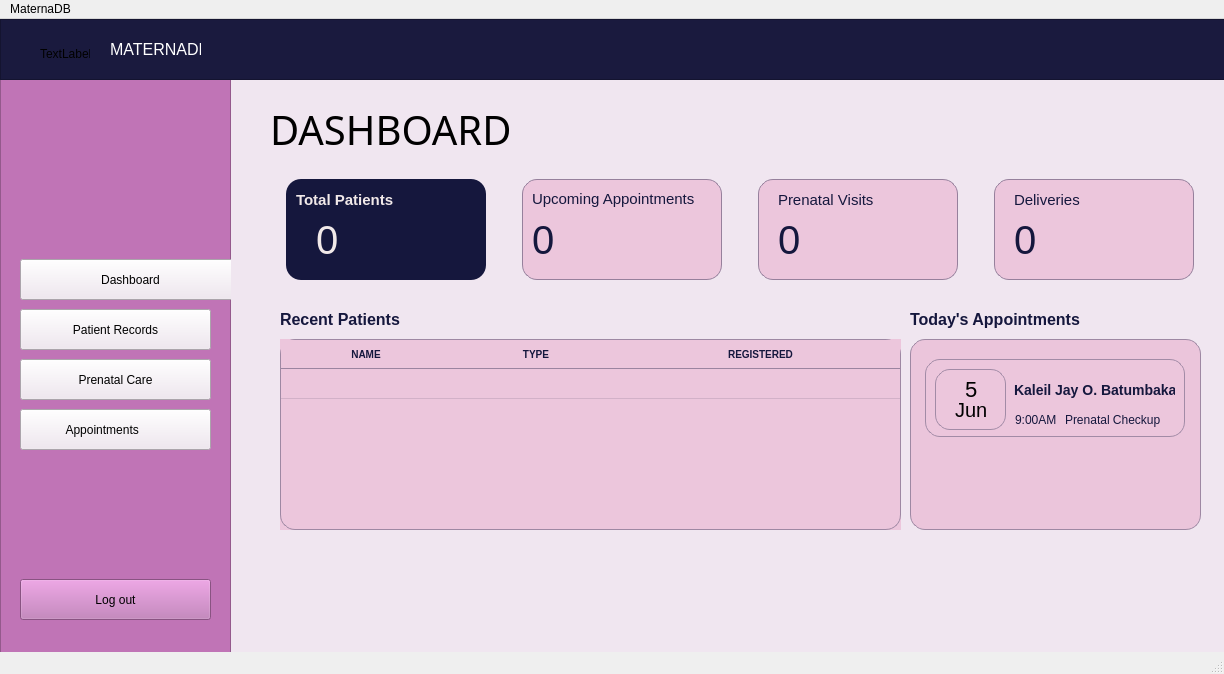
<?xml version="1.0" encoding="UTF-8"?>
<ui version="4.0">
 <class>MainWindow</class>
 <widget class="QMainWindow" name="MainWindow">
  <property name="geometry">
   <rect>
    <x>0</x>
    <y>0</y>
    <width>1224</width>
    <height>674</height>
   </rect>
  </property>
  <property name="windowTitle">
   <string>MainWindow</string>
  </property>
  <property name="styleSheet">
   <string notr="true"/>
  </property>
  <widget class="QWidget" name="centralwidget">
   <widget class="QFrame" name="frame">
    <property name="geometry">
     <rect>
      <x>0</x>
      <y>60</y>
      <width>231</width>
      <height>581</height>
     </rect>
    </property>
    <property name="styleSheet">
     <string notr="true"> background-color: rgb(192, 116, 182)</string>
    </property>
    <property name="frameShape">
     <enum>QFrame::StyledPanel</enum>
    </property>
    <property name="frameShadow">
     <enum>QFrame::Raised</enum>
    </property>
    <widget class="QPushButton" name="pushButton">
     <property name="geometry">
      <rect>
       <x>20</x>
       <y>180</y>
       <width>221</width>
       <height>41</height>
      </rect>
     </property>
     <property name="styleSheet">
      <string notr="true">background-color: rgb(240, 230, 240)</string>
     </property>
     <property name="text">
      <string>Dashboard</string>
     </property>
    </widget>
    <widget class="QPushButton" name="pushButton_2">
     <property name="geometry">
      <rect>
       <x>20</x>
       <y>230</y>
       <width>191</width>
       <height>41</height>
      </rect>
     </property>
     <property name="styleSheet">
      <string notr="true">background-color: rgb(240, 230, 240)</string>
     </property>
     <property name="text">
      <string>Patient Records</string>
     </property>
    </widget>
    <widget class="QPushButton" name="pushButton_3">
     <property name="geometry">
      <rect>
       <x>20</x>
       <y>280</y>
       <width>191</width>
       <height>41</height>
      </rect>
     </property>
     <property name="styleSheet">
      <string notr="true">background-color: rgb(240, 230, 240)</string>
     </property>
     <property name="text">
      <string>Prenatal Care</string>
     </property>
    </widget>
    <widget class="QPushButton" name="pushButton_4">
     <property name="geometry">
      <rect>
       <x>20</x>
       <y>330</y>
       <width>191</width>
       <height>41</height>
      </rect>
     </property>
     <property name="styleSheet">
      <string notr="true">background-color: rgb(240, 230, 240)</string>
     </property>
     <property name="text">
      <string>Appointments        </string>
     </property>
    </widget>
    <widget class="QPushButton" name="pushButton_5">
     <property name="geometry">
      <rect>
       <x>20</x>
       <y>500</y>
       <width>191</width>
       <height>41</height>
      </rect>
     </property>
     <property name="text">
      <string>Log out</string>
     </property>
    </widget>
   </widget>
   <widget class="QFrame" name="frame_2">
    <property name="geometry">
     <rect>
      <x>0</x>
      <y>0</y>
      <width>1231</width>
      <height>61</height>
     </rect>
    </property>
    <property name="styleSheet">
     <string notr="true">background-color: rgb(26, 26, 62)
</string>
    </property>
    <property name="frameShape">
     <enum>QFrame::StyledPanel</enum>
    </property>
    <property name="frameShadow">
     <enum>QFrame::Raised</enum>
    </property>
    <widget class="QLabel" name="label_2">
     <property name="geometry">
      <rect>
       <x>110</x>
       <y>20</y>
       <width>91</width>
       <height>21</height>
      </rect>
     </property>
     <property name="font">
      <font>
       <family>Segoe UI</family>
       <pointsize>12</pointsize>
       <bold>false</bold>
      </font>
     </property>
     <property name="styleSheet">
      <string notr="true">color: rgb(255, 255, 255);</string>
     </property>
     <property name="text">
      <string>MATERNADB</string>
     </property>
    </widget>
    <widget class="QLabel" name="logo">
     <property name="geometry">
      <rect>
       <x>40</x>
       <y>10</y>
       <width>50</width>
       <height>50</height>
      </rect>
     </property>
     <property name="sizePolicy">
      <sizepolicy hsizetype="Expanding" vsizetype="Expanding">
       <horstretch>0</horstretch>
       <verstretch>0</verstretch>
      </sizepolicy>
     </property>
     <property name="minimumSize">
      <size>
       <width>50</width>
       <height>50</height>
      </size>
     </property>
     <property name="text">
      <string>TextLabel</string>
     </property>
    </widget>
   </widget>
   <widget class="QFrame" name="frame_3">
    <property name="geometry">
     <rect>
      <x>230</x>
      <y>60</y>
      <width>1001</width>
      <height>601</height>
     </rect>
    </property>
    <property name="font">
     <font>
      <family>Nirmala UI Semilight</family>
     </font>
    </property>
    <property name="styleSheet">
     <string notr="true">background-color: rgb(240, 230, 240)</string>
    </property>
    <property name="frameShape">
     <enum>QFrame::StyledPanel</enum>
    </property>
    <property name="frameShadow">
     <enum>QFrame::Raised</enum>
    </property>
    <widget class="QLabel" name="label">
     <property name="geometry">
      <rect>
       <x>40</x>
       <y>20</y>
       <width>321</width>
       <height>61</height>
      </rect>
     </property>
     <property name="font">
      <font>
       <family>Arial Black</family>
       <pointsize>30</pointsize>
      </font>
     </property>
     <property name="text">
      <string>DASHBOARD</string>
     </property>
    </widget>
    <widget class="QTableWidget" name="patient_table">
     <property name="geometry">
      <rect>
       <x>50</x>
       <y>260</y>
       <width>621</width>
       <height>191</height>
      </rect>
     </property>
     <property name="minimumSize">
      <size>
       <width>621</width>
       <height>191</height>
      </size>
     </property>
     <property name="maximumSize">
      <size>
       <width>700</width>
       <height>200</height>
      </size>
     </property>
     <property name="autoFillBackground">
      <bool>true</bool>
     </property>
     <property name="styleSheet">
      <string notr="true">QTableWidget {
    background-color:rgb(236, 198, 220);
    border: 1px solid rgb(158, 136, 163);
    border-radius: 15px;
}

QTableWidget::item {
    background-color: rgb(236, 198, 220);
    color: rgb(21, 23, 61);
    padding: 8px;
    border: none;
    border-bottom: 1px solid rgb(210, 177, 200);
}

QTableWidget::item:selected {
    background-color: rgb(240, 210, 230);
    color: rgb(21, 23, 61);
}

QHeaderView::section {
    background-color: rgb(236, 198, 220);
    color: rgb(21, 23, 61);
    font-weight: bold;
    font-size: 10px;
    border: none;
    border-bottom: 1px solid rgb(155, 132, 160);
    padding: 5px;
}

QScrollBar:vertical {
    background: white;
    width: 6px;
    border-radius: 3px;
}

QScrollBar::handle:vertical {
    background: rgb(178, 100, 168);
    border-radius: 3px;
}</string>
     </property>
     <property name="verticalScrollBarPolicy">
      <enum>Qt::ScrollBarAsNeeded</enum>
     </property>
     <property name="editTriggers">
      <set>QAbstractItemView::NoEditTriggers</set>
     </property>
     <property name="alternatingRowColors">
      <bool>false</bool>
     </property>
     <property name="selectionBehavior">
      <enum>QAbstractItemView::SelectRows</enum>
     </property>
     <property name="verticalScrollMode">
      <enum>QAbstractItemView::ScrollPerPixel</enum>
     </property>
     <property name="horizontalScrollMode">
      <enum>QAbstractItemView::ScrollPerPixel</enum>
     </property>
     <property name="showGrid">
      <bool>false</bool>
     </property>
     <attribute name="horizontalHeaderCascadingSectionResizes">
      <bool>false</bool>
     </attribute>
     <attribute name="horizontalHeaderMinimumSectionSize">
      <number>32</number>
     </attribute>
     <attribute name="horizontalHeaderDefaultSectionSize">
      <number>170</number>
     </attribute>
     <attribute name="horizontalHeaderHighlightSections">
      <bool>true</bool>
     </attribute>
     <attribute name="horizontalHeaderShowSortIndicator" stdset="0">
      <bool>true</bool>
     </attribute>
     <attribute name="horizontalHeaderStretchLastSection">
      <bool>true</bool>
     </attribute>
     <attribute name="verticalHeaderVisible">
      <bool>false</bool>
     </attribute>
     <attribute name="verticalHeaderCascadingSectionResizes">
      <bool>false</bool>
     </attribute>
     <row>
      <property name="text">
       <string>New Row</string>
      </property>
     </row>
     <column>
      <property name="text">
       <string>NAME</string>
      </property>
     </column>
     <column>
      <property name="text">
       <string>TYPE</string>
      </property>
     </column>
     <column>
      <property name="text">
       <string>REGISTERED</string>
      </property>
     </column>
    </widget>
    <widget class="QTableView" name="today_appointment">
     <property name="geometry">
      <rect>
       <x>680</x>
       <y>260</y>
       <width>291</width>
       <height>191</height>
      </rect>
     </property>
     <property name="maximumSize">
      <size>
       <width>300</width>
       <height>200</height>
      </size>
     </property>
     <property name="styleSheet">
      <string notr="true">background-color: rgb(235, 197, 219);
border-radius: 15px;
border: 1px solid rgb(158, 136, 163)</string>
     </property>
     <property name="verticalScrollMode">
      <enum>QAbstractItemView::ScrollPerPixel</enum>
     </property>
     <property name="horizontalScrollMode">
      <enum>QAbstractItemView::ScrollPerPixel</enum>
     </property>
    </widget>
    <widget class="QLabel" name="label_3">
     <property name="geometry">
      <rect>
       <x>50</x>
       <y>230</y>
       <width>131</width>
       <height>21</height>
      </rect>
     </property>
     <property name="styleSheet">
      <string notr="true">QLabel {
    font-size: 16px;
    font-weight: bold;
    color: rgb(21, 23, 61);
    border: none;
    background: transparent;
}</string>
     </property>
     <property name="text">
      <string>Recent Patients</string>
     </property>
    </widget>
    <widget class="QLabel" name="Todays_appointment_TA">
     <property name="geometry">
      <rect>
       <x>680</x>
       <y>230</y>
       <width>241</width>
       <height>21</height>
      </rect>
     </property>
     <property name="styleSheet">
      <string notr="true">QLabel {
    font-size: 16px;
    font-weight: bold;
    color: rgb(21, 23, 61);
    border: none;
    background: transparent;
}</string>
     </property>
     <property name="text">
      <string>Today's Appointments</string>
     </property>
    </widget>
    <widget class="QFrame" name="content_container_TA">
     <property name="geometry">
      <rect>
       <x>695</x>
       <y>280</y>
       <width>260</width>
       <height>78</height>
      </rect>
     </property>
     <property name="sizePolicy">
      <sizepolicy hsizetype="Maximum" vsizetype="Maximum">
       <horstretch>0</horstretch>
       <verstretch>0</verstretch>
      </sizepolicy>
     </property>
     <property name="minimumSize">
      <size>
       <width>260</width>
       <height>78</height>
      </size>
     </property>
     <property name="maximumSize">
      <size>
       <width>260</width>
       <height>78</height>
      </size>
     </property>
     <property name="styleSheet">
      <string notr="true">border-radius: 15px;
border: 1px solid rgb(162, 139, 166);
background-color: rgb(236, 198, 220);</string>
     </property>
     <property name="frameShape">
      <enum>QFrame::StyledPanel</enum>
     </property>
     <property name="frameShadow">
      <enum>QFrame::Raised</enum>
     </property>
     <widget class="QFrame" name="date_TA">
      <property name="geometry">
       <rect>
        <x>10</x>
        <y>10</y>
        <width>71</width>
        <height>61</height>
       </rect>
      </property>
      <property name="frameShape">
       <enum>QFrame::StyledPanel</enum>
      </property>
      <property name="frameShadow">
       <enum>QFrame::Raised</enum>
      </property>
      <widget class="QLabel" name="day">
       <property name="geometry">
        <rect>
         <x>30</x>
         <y>10</y>
         <width>16</width>
         <height>21</height>
        </rect>
       </property>
       <property name="styleSheet">
        <string notr="true">border: none;
font-size: 22px</string>
       </property>
       <property name="text">
        <string>5</string>
       </property>
      </widget>
      <widget class="QLabel" name="day_2">
       <property name="geometry">
        <rect>
         <x>20</x>
         <y>30</y>
         <width>31</width>
         <height>21</height>
        </rect>
       </property>
       <property name="styleSheet">
        <string notr="true">border: none;
font-size: 20px</string>
       </property>
       <property name="text">
        <string>Jun</string>
       </property>
      </widget>
     </widget>
     <widget class="QLabel" name="patient_name_TA">
      <property name="geometry">
       <rect>
        <x>89</x>
        <y>10</y>
        <width>161</width>
        <height>41</height>
       </rect>
      </property>
      <property name="styleSheet">
       <string notr="true">color: #15173D;
font-size: 14px;
font-weight: bold;
border: none;</string>
      </property>
      <property name="text">
       <string>Kaleil Jay O. Batumbakal</string>
      </property>
     </widget>
     <widget class="QLabel" name="time_TA">
      <property name="geometry">
       <rect>
        <x>90</x>
        <y>50</y>
        <width>51</width>
        <height>21</height>
       </rect>
      </property>
      <property name="styleSheet">
       <string notr="true">color: #15173D;
font-size: 12px;
border: none;</string>
      </property>
      <property name="text">
       <string>9:00AM</string>
      </property>
     </widget>
     <widget class="QLabel" name="purpose_TA">
      <property name="geometry">
       <rect>
        <x>140</x>
        <y>50</y>
        <width>111</width>
        <height>21</height>
       </rect>
      </property>
      <property name="styleSheet">
       <string notr="true">color: #15173D;
font-size: 12px;
border: none;</string>
      </property>
      <property name="text">
       <string>Prenatal Checkup</string>
      </property>
     </widget>
    </widget>
    <widget class="QWidget" name="layoutWidget">
     <property name="geometry">
      <rect>
       <x>40</x>
       <y>100</y>
       <width>941</width>
       <height>101</height>
      </rect>
     </property>
     <layout class="QGridLayout" name="gridLayout">
      <property name="leftMargin">
       <number>0</number>
      </property>
      <property name="horizontalSpacing">
       <number>20</number>
      </property>
      <item row="0" column="0">
       <widget class="QFrame" name="total_patient">
        <property name="sizePolicy">
         <sizepolicy hsizetype="Expanding" vsizetype="Expanding">
          <horstretch>0</horstretch>
          <verstretch>0</verstretch>
         </sizepolicy>
        </property>
        <property name="minimumSize">
         <size>
          <width>200</width>
          <height>99</height>
         </size>
        </property>
        <property name="maximumSize">
         <size>
          <width>200</width>
          <height>130</height>
         </size>
        </property>
        <property name="styleSheet">
         <string notr="true">background-color: rgb(21, 23, 61); border-radius: 15px;</string>
        </property>
        <property name="frameShape">
         <enum>QFrame::StyledPanel</enum>
        </property>
        <property name="frameShadow">
         <enum>QFrame::Raised</enum>
        </property>
        <widget class="QLabel" name="total_patient_label">
         <property name="geometry">
          <rect>
           <x>10</x>
           <y>10</y>
           <width>111</width>
           <height>21</height>
          </rect>
         </property>
         <property name="styleSheet">
          <string notr="true">color: rgb(241, 233, 233);
font-size: 15px;
font-weight: bold;
border: none;</string>
         </property>
         <property name="text">
          <string>Total Patients</string>
         </property>
        </widget>
        <widget class="QLabel" name="total_patient_label_2">
         <property name="geometry">
          <rect>
           <x>30</x>
           <y>40</y>
           <width>91</width>
           <height>41</height>
          </rect>
         </property>
         <property name="styleSheet">
          <string notr="true">color: rgb(241, 233, 233);
font-size: 40px;
border: none;</string>
         </property>
         <property name="text">
          <string>0</string>
         </property>
        </widget>
       </widget>
      </item>
      <item row="0" column="1">
       <widget class="QFrame" name="upcomingApp">
        <property name="sizePolicy">
         <sizepolicy hsizetype="Expanding" vsizetype="Expanding">
          <horstretch>0</horstretch>
          <verstretch>0</verstretch>
         </sizepolicy>
        </property>
        <property name="minimumSize">
         <size>
          <width>200</width>
          <height>99</height>
         </size>
        </property>
        <property name="maximumSize">
         <size>
          <width>200</width>
          <height>130</height>
         </size>
        </property>
        <property name="styleSheet">
         <string notr="true">background-color: rgb(236, 198, 220); border-radius: 15px;
border: 1px solid rgb(150, 128, 156);</string>
        </property>
        <property name="frameShape">
         <enum>QFrame::StyledPanel</enum>
        </property>
        <property name="frameShadow">
         <enum>QFrame::Raised</enum>
        </property>
        <widget class="QLabel" name="upcoming_app_label">
         <property name="geometry">
          <rect>
           <x>10</x>
           <y>10</y>
           <width>167</width>
           <height>20</height>
          </rect>
         </property>
         <property name="styleSheet">
          <string notr="true">color: #15173D;
font-size: 15px;
border: none;</string>
         </property>
         <property name="text">
          <string>Upcoming Appointments</string>
         </property>
        </widget>
        <widget class="QLabel" name="total_patient_label_3">
         <property name="geometry">
          <rect>
           <x>10</x>
           <y>40</y>
           <width>91</width>
           <height>41</height>
          </rect>
         </property>
         <property name="styleSheet">
          <string notr="true">color: #15173D;
font-size: 40px;
border: none;</string>
         </property>
         <property name="text">
          <string>0</string>
         </property>
        </widget>
       </widget>
      </item>
      <item row="0" column="2">
       <widget class="QFrame" name="prenatalVisit">
        <property name="sizePolicy">
         <sizepolicy hsizetype="Expanding" vsizetype="Expanding">
          <horstretch>0</horstretch>
          <verstretch>0</verstretch>
         </sizepolicy>
        </property>
        <property name="minimumSize">
         <size>
          <width>200</width>
          <height>99</height>
         </size>
        </property>
        <property name="maximumSize">
         <size>
          <width>200</width>
          <height>130</height>
         </size>
        </property>
        <property name="styleSheet">
         <string notr="true">background-color: rgb(236, 198, 220); border-radius: 15px;
border: 1px solid rgb(150, 128, 156);</string>
        </property>
        <property name="frameShape">
         <enum>QFrame::StyledPanel</enum>
        </property>
        <property name="frameShadow">
         <enum>QFrame::Raised</enum>
        </property>
        <widget class="QLabel" name="prenatal_visit_label">
         <property name="geometry">
          <rect>
           <x>20</x>
           <y>10</y>
           <width>171</width>
           <height>21</height>
          </rect>
         </property>
         <property name="styleSheet">
          <string notr="true">color: #15173D;
font-size: 15px;
border: none;</string>
         </property>
         <property name="text">
          <string>Prenatal Visits</string>
         </property>
        </widget>
        <widget class="QLabel" name="total_patient_label_4">
         <property name="geometry">
          <rect>
           <x>20</x>
           <y>40</y>
           <width>91</width>
           <height>41</height>
          </rect>
         </property>
         <property name="styleSheet">
          <string notr="true">color: #15173D;
font-size: 40px;
border: none;</string>
         </property>
         <property name="text">
          <string>0</string>
         </property>
        </widget>
       </widget>
      </item>
      <item row="0" column="3">
       <widget class="QFrame" name="Deliveries">
        <property name="sizePolicy">
         <sizepolicy hsizetype="Expanding" vsizetype="Expanding">
          <horstretch>0</horstretch>
          <verstretch>0</verstretch>
         </sizepolicy>
        </property>
        <property name="minimumSize">
         <size>
          <width>200</width>
          <height>99</height>
         </size>
        </property>
        <property name="maximumSize">
         <size>
          <width>200</width>
          <height>130</height>
         </size>
        </property>
        <property name="styleSheet">
         <string notr="true">background-color: rgb(236, 198, 220); border-radius: 15px;
border: 1px solid rgb(150, 128, 156);</string>
        </property>
        <property name="frameShape">
         <enum>QFrame::StyledPanel</enum>
        </property>
        <property name="frameShadow">
         <enum>QFrame::Raised</enum>
        </property>
        <widget class="QLabel" name="delivery_label">
         <property name="geometry">
          <rect>
           <x>20</x>
           <y>10</y>
           <width>171</width>
           <height>21</height>
          </rect>
         </property>
         <property name="styleSheet">
          <string notr="true">color: #15173D;
font-size: 15px;
border: none;</string>
         </property>
         <property name="text">
          <string>Deliveries</string>
         </property>
        </widget>
        <widget class="QLabel" name="total_patient_label_5">
         <property name="geometry">
          <rect>
           <x>20</x>
           <y>40</y>
           <width>91</width>
           <height>41</height>
          </rect>
         </property>
         <property name="maximumSize">
          <size>
           <width>200</width>
           <height>200</height>
          </size>
         </property>
         <property name="styleSheet">
          <string notr="true">color: #15173D;
font-size: 40px;
border: none;</string>
         </property>
         <property name="text">
          <string>0</string>
         </property>
        </widget>
       </widget>
      </item>
     </layout>
    </widget>
   </widget>
   <zorder>frame_3</zorder>
   <zorder>frame</zorder>
   <zorder>frame_2</zorder>
  </widget>
  <widget class="QMenuBar" name="menubar">
   <property name="geometry">
    <rect>
     <x>0</x>
     <y>0</y>
     <width>1224</width>
     <height>22</height>
    </rect>
   </property>
   <widget class="QMenu" name="menuAppointments">
    <property name="title">
     <string>MaternaDB</string>
    </property>
   </widget>
   <addaction name="menuAppointments"/>
  </widget>
  <widget class="QStatusBar" name="statusbar"/>
  <action name="actionMaternaDB">
   <property name="text">
    <string>MaternaDB</string>
   </property>
  </action>
 </widget>
 <resources/>
 <connections/>
</ui>
